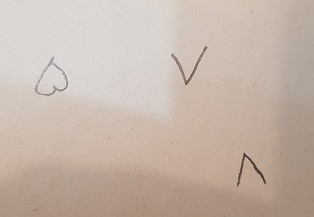
#> input picture projects/session_4/data/adad.jpg, 314 x 217 px, given in place of input.jpg, which was not available
$ jupyter execute 'Brightness_and_contrast_adjustment(using_linear_functions).ipynb'   (text cells are left out)
#> lines starting #> are read from the running program, lines starting #| are printed output that depends on the picture; pictures that were not available may be replaced by others from this repository, and a replacement may not be noted
[cell 1]
import cv2
import matplotlib.pyplot as plt
import numpy as np

[cell 2]
# g(x) = alpha*image + beta, alpha > 0
image = cv2.imread("/mnt/e/Image processing and computer vision using OpenCV/class.vision-master/images/input.jpg")
#> image is the input picture: shape (217, 314, 3); mean B, G, R 171.2, 182.2, 198.4

alpha_1 = float(input("Enter alpha_1: "))
#> the answer given: 3
beta_1 = int(input("Enter beta_1: "))
#> the answer given: 3
alpha_2 = float(input("Enter alpha_2: "))
#> the answer given: 3
beta_2 = int(input("Enter beta_2: "))
#> the answer given: 3

new_image_1 = cv2.convertScaleAbs(image, alpha=alpha_1, beta=beta_1)
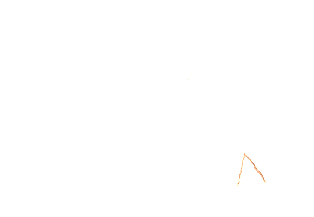
#> new_image_1: shape (217, 314, 3); mean B, G, R 254.8, 254.9, 255
new_image_2 = cv2.convertScaleAbs(image, alpha=alpha_2, beta=beta_2)

plt.figure(figsize=(24, 8))
plt.subplot(1, 3, 1); plt.imshow(image[..., ::-1]); plt.title("Original Image")
plt.subplot(1, 3, 2); plt.imshow(new_image_1[..., ::-1]); plt.title(f"Scaled Image with alpha = {alpha_1} and beta = {beta_1}")
plt.subplot(1, 3, 3); plt.imshow(new_image_1[..., ::-1]); plt.title(f"Scaled Image with alpha = {alpha_2} and beta = {beta_2}")
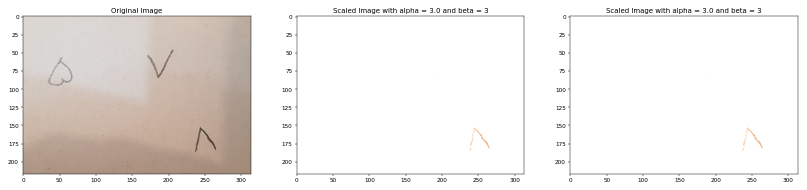
#> figure drawn by matplotlib, 3 panels

[cell 3]
image_gray = cv2.cvtColor(image, cv2.COLOR_BGR2GRAY)
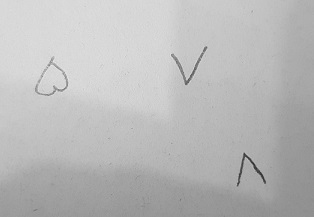
#> image_gray: shape (217, 314); min 43, max 234, mean 185.8
image_1_gray = cv2.cvtColor(new_image_1, cv2.COLOR_BGR2GRAY)
image_2_gray = cv2.cvtColor(new_image_2, cv2.COLOR_BGR2GRAY)

plt.figure(figsize=(24, 8))
plt.subplot(1, 3, 1); plt.hist(image_gray.ravel(), 256, (0, 255)); plt.title("Histogram of gray image")
plt.subplot(1, 3, 2); plt.hist(image_1_gray.ravel(), 256, (0, 255)); plt.title("Histogram of gray image_1")
plt.subplot(1, 3, 3); plt.hist(image_2_gray.ravel(), 256, (0, 255)); plt.title("Histogram of gray image_2")
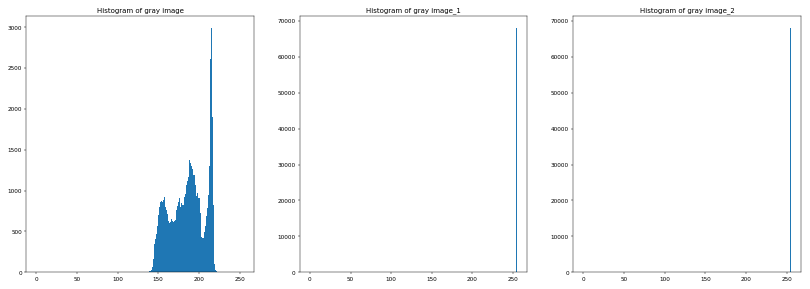
#> figure drawn by matplotlib, 3 panels; panel 1: tallest bar 2992 high, from x = 215.2 to 216.2; panel 2: tallest bar 68010 high, from x = 254 to 255; panel 3: tallest bar 68010 high, from x = 254 to 255
